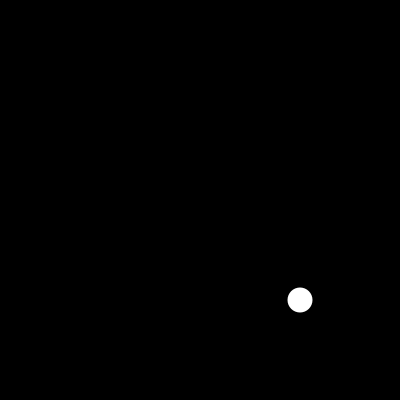
Frame 1 (no input)
Frame 60 (the mouse pressed at the canvas centre just before this capture): identical to frame 1, image omitted
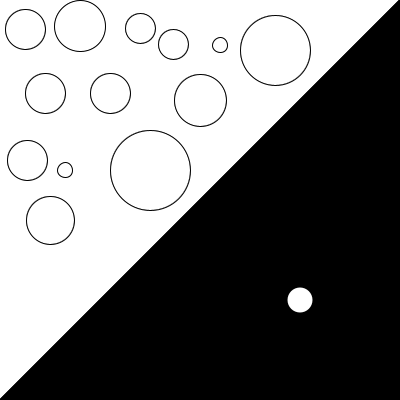
Frame 120 (the mouse held since frame 60 and released just before this capture)

The Processing sketch that drew these frames (run headless with seeded random() and noise(); from frame 60 on, the mouse is pressed at the canvas centre):

// Processing sketch: processing_42762
// ── processing_42762.pde

void setup() {
  size(400, 400);
  background(255);
  smooth();
}


void draw() {
  noStroke();
  fill(255);
  rect(0, 0, width, height);
  
  // pallini noisy
  noStroke();
  fill(0);
  ellipse(26, 26, 25, 25); 
  
  noStroke();
  fill(0);
  ellipse(80, 26, 51, 51); 
  
  noStroke();
  fill(0);
  ellipse(140, 28, 30, 30); 

  noStroke();
  fill(0);
  ellipse(110, 93, 40, 40);
 
  noStroke();
  fill(0);
  ellipse(173, 44, 30, 30);  
  
  noStroke();
  fill(0);
  ellipse(45, 93, 40, 40);
 
  noStroke();
  fill(0);
  ellipse(27, 160, 40, 40);   
  
  noStroke();
  fill(0);
  ellipse(25, 29, 40, 40);
  
  noStroke();
  fill(0);
  ellipse(150, 170, 80, 80);
  
  noStroke();
  fill(0);
  ellipse(65, 170, 15, 15);
  
  noStroke();
  fill(0);
  ellipse(275, 50, 70, 70);
  
  noStroke();
  fill(0);
  ellipse(200, 100, 52, 52);
  
  noStroke();
  fill(0);
  ellipse(50, 220, 48, 48);
  
  noStroke();
  fill(0);
  ellipse(220, 45, 15, 15);
  
  //cambio colore
  if(mousePressed) {
  stroke(0);
  strokeWeight(1);
  fill(255);
  ellipse(26, 26, 25, 25); 
  
  ellipse(80, 26, 51, 51); 
  
  ellipse(140, 28, 30, 30); 

  ellipse(110, 93, 40, 40);
 
  ellipse(173, 44, 30, 30);  
  
  ellipse(45, 93, 40, 40);

  ellipse(27, 160, 40, 40);   
  
  ellipse(25, 29, 40, 40);
  
  ellipse(150, 170, 80, 80);

  ellipse(65, 170, 15, 15);

  ellipse(275, 50, 70, 70);
  
  ellipse(200, 100, 52, 52);

  ellipse(50, 220, 48, 48);
  
  ellipse(220, 45, 15, 15);
  }


  //quad
  stroke(0);
  strokeWeight(3);
  fill(0);
  quad(mouseX, mouseY, 0, height, width, height, width, 0);
  
  //triangle
  fill(0);
  triangle(0, height, height, width, width, 0);
  
  // pallino nero
  noStroke();
  fill(255);
  ellipse(300, 300, 25, 25);  
}
